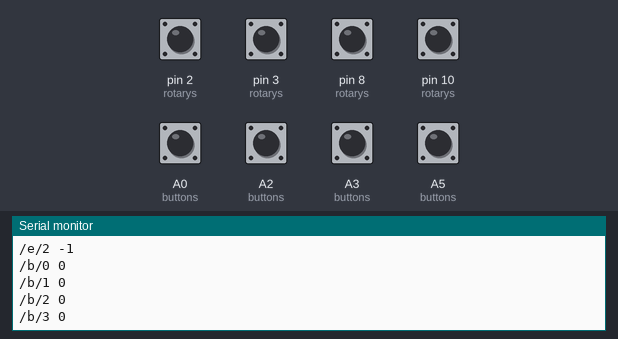
Bench run of a sketch on a simulated Arduino Uno, built with avr-gcc and run on an emulated ATmega328P. Parts: the last lines printed to the serial monitor. The test bench sets the inputs (shaded band); at power-on: pin 2 (rotarys), pin 3 (rotarys), pin 8 (rotarys), pin 10 (rotarys) HIGH, A0 (buttons), A2 (buttons), A3 (buttons), A5 (buttons) LOW.

Above: at 1.2 s.
1.3 s: pin 3 (rotarys) pulled LOW for 0.15 s
At 2.5 s:
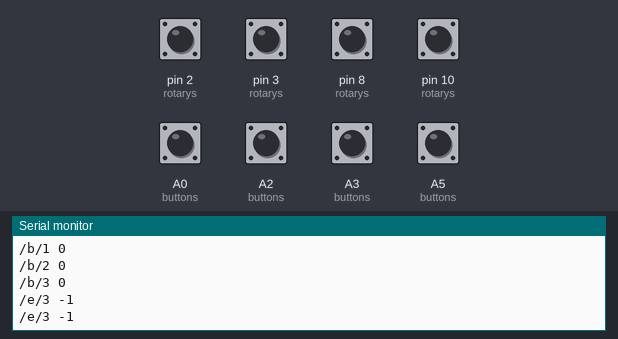
2.9 s: A0 (buttons) pulled HIGH for 0.15 s
At 3.8 s:
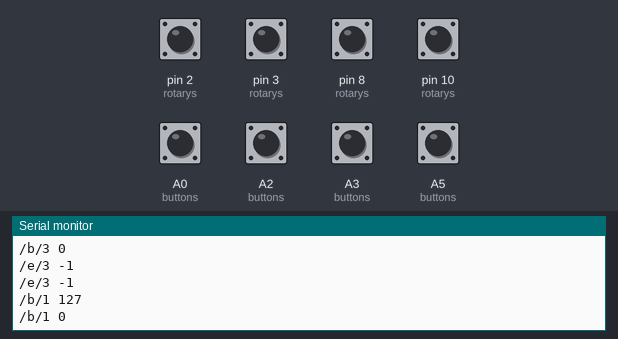
4.5 s: A2 (buttons) pulled HIGH for 0.15 s
At 5.3 s:
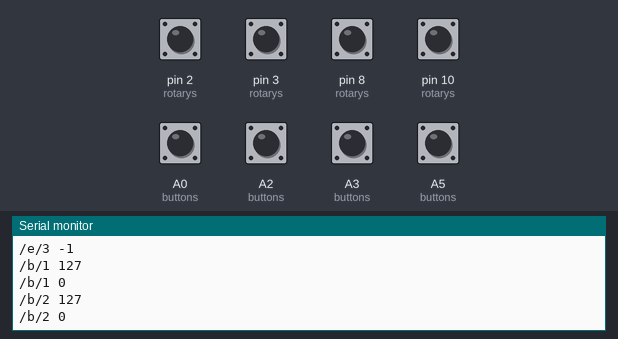
6.1 s: A3 (buttons) pulled HIGH for 0.15 s
At 7.4 s:
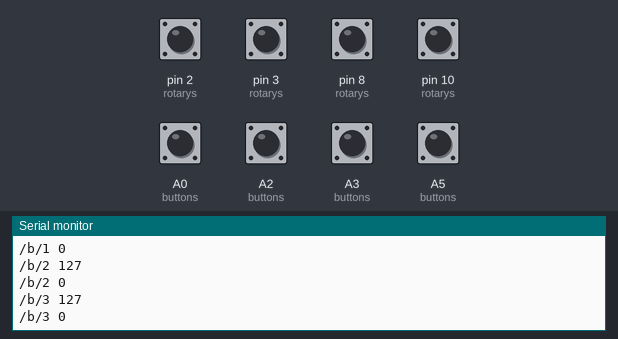
7.7 s: A5 (buttons) pulled HIGH for 0.15 s
At 8.6 s:
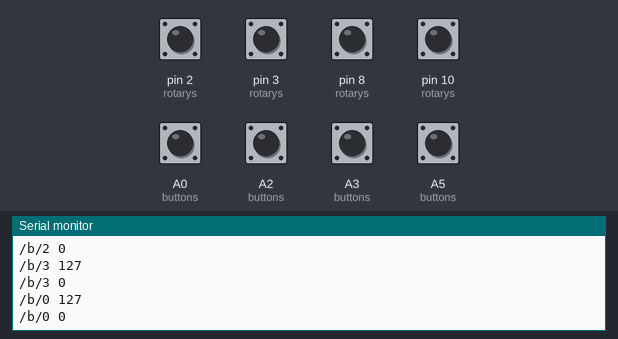
Timing chart, 0 to 10.3 s (numbered marks = the images above; inputs shaded):
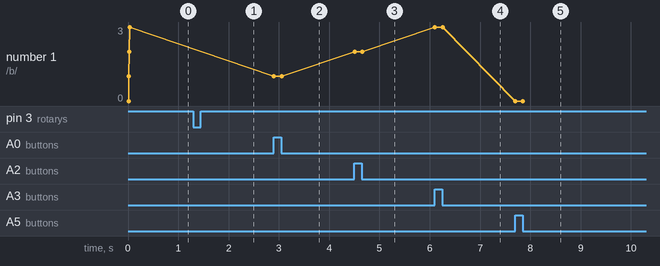

Measured:
- after the input at 1.3 s, the serial monitor: prints a new line at once (image 1)
- after the input at 2.9 s, the serial monitor: prints a new line at once (image 2)
- after the input at 4.5 s, the serial monitor: prints a new line at once (image 3)
- after the input at 6.1 s, the serial monitor: prints a new line at once (image 4)
- after the input at 7.7 s, the serial monitor: prints a new line at once (image 5)
- plotted number 1: 1 → 2 after the input at 4.5 s, 2 → 3 after the input at 6.1 s

The sketch:

muses_instrument.ino
```cpp
// (licence header left out)
//----------------------------------------------------------------------------------------
// first rotary encoder stuff
//----------------------------------------------------------------------------------------

// struct to hold information about a single encoder
struct Rotary {
  // encoder pin, interrupt enabled
  byte pinA;
  // encoder pin, no interrupt
  byte pinB;
  // pin interrupt
  byte intp;
  void (*handler)(void);
  // current position of encoder
  int pos;
  // has state of encoder changed
  bool changed;
  // OSC message to be sent when encoder state changes
  char msg[6];
};

// predefine handlers
void handler0();
void handler1();
void handler2();
void handler3();

// allocate encoders
Rotary rotarys[] = {
    { 0, 4, 2, &handler0, 0, false, "/e/0 " },
    { 1, 6, 3, &handler1, 0, false, "/e/1 " },
    { 3, 10, 0, &handler2, 0, false, "/e/2 " },
    { 2, 8, 1, &handler3, 0, false, "/e/3 " }
};

// number of encoders
#define NUMENCODERS ((sizeof(rotarys)/sizeof(*rotarys)))

// macro to make interrupt handler(s) for each encoder
#define mkHandler(num) void handler##num() { \
  noInterrupts(); \
 \
  if (digitalRead(rotarys[num].pinA) == digitalRead(rotarys[num].pinB)) { \
    rotarys[num].pos = -1; \
  } \
  else { \
    rotarys[num].pos = 1; \
  } \
  rotarys[num].changed = true; \
\
  interrupts(); \
}

// now define the handlers
mkHandler(0)
mkHandler(1)
mkHandler(2)
mkHandler(3)

//----------------------------------------------------------------------------------------
// now some button stuff
//----------------------------------------------------------------------------------------

#define DEBOUNCE 10  // button debouncer, how many ms to debounce, 5+ ms is usually plenty

// struct to hold information for a single button
struct Button {
  // button pin
  byte pin;
  // current state of button
  byte state;
  // button pressed
  byte pressed;
  // OSC message when button pressed
  char msgOn[10];
  // OSC message when button released
  char msgOff[10];
};

// allocate buttons
Button buttons[] = {
  { A5, 1, 0, "/b/0 127\n", "/b/0 0\n" },
  { A0, 1, 0, "/b/1 127\n", "/b/1 0\n" },
  { A2, 1, 0, "/b/2 127\n", "/b/2 0\n" },
  { A3, 1, 0, "/b/3 127\n", "/b/3 0\n" }
};

// number of buttons
#define NUMBUTTONS ((sizeof(buttons)/sizeof(*buttons)))

void setup() {

  // set up serial port for OSC messages
  Serial.begin(9600);

  // initialize encoders
  for (byte i=0; i< NUMENCODERS; i++) {
    pinMode(rotarys[i].pinA, INPUT_PULLUP);
    pinMode(rotarys[i].pinB, INPUT_PULLUP);
    attachInterrupt(rotarys[i].intp, rotarys[i].handler, CHANGE);
  }

  // initialise buttons
  for (byte i=0; i< NUMBUTTONS; i++) {
    pinMode(buttons[i].pin, INPUT);
  }
}

// process any button interaction
void handleButtons()
{
  static long lasttime;

  // lazy debouncing, handle all buttons on one shared notion of time...
  if (millis() < lasttime) {
     lasttime = millis(); // we wrapped around, lets just try again
  }

  if ((lasttime + DEBOUNCE) > millis()) {
    return; // not enough time has passed to debounce
  }

  // ok we have waited DEBOUNCE milliseconds, lets reset the timer
  lasttime = millis();

  // now process any button presses/releases
  for (byte i = 0; i < NUMBUTTONS; i++) {
    int reading = digitalRead(buttons[i].pin);
    if (buttons[i].state != reading) {
      buttons[i].state = reading;

      // is button pressed
      if (buttons[i].state == HIGH) {
            Serial.print(buttons[i].msgOn);
      }
      else { // or released
            Serial.print(buttons[i].msgOff);
      }

    }
  }
}

// process any encoder movement
void handleEncoders() {
  for (byte i = 0; i < NUMENCODERS; i++) {
    if (rotarys[i].changed) {
      Serial.print(rotarys[i].msg);
      Serial.print(rotarys[i].pos, DEC);
      Serial.print("\n");
      rotarys[i].changed = false;
    }
  }
}

// process buttons and encoders, over and over
void loop() {
   handleButtons();
   handleEncoders();
}
```
